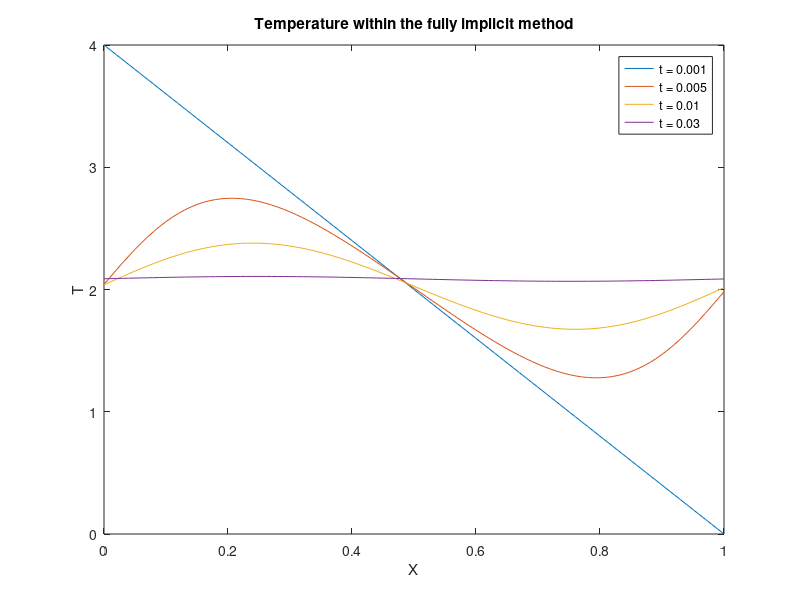

The MATLAB script that drew this image:
% Matlab Program 6: Heat Diffusion in one dimensional wire within the Fully
% Implicit Method
clear;
% Parameters to define the heat equation and the range in space and time
L = 1.; % Lenth of the wire
T =1.; % Final time
% Parameters needed to solve the equation within the fully implicit method
maxk = 1000; % Number of time steps
dt = 0.001;
n = 100; % Number of space steps
dx = 0.01;
cond = 4.; % Conductivity
b = cond*dt/(dx*dx); % Parameter of the method
% Initial temperature of the wire: a sinus.
for i = 1:(L/dx)+1
x(i) =(i-1)*dx;
u(i,1) =4-4*x(i);
end
% Temperature at the boundary (T=0)
for k=1:(T/dt)
time(k) = (k-1)*dt;
end
aa(1:n)=-b;
bb(1:n+1)=1.+2.*b;
cc(1:n)=-b;
M = diag(bb,0)+diag(aa,-1)+diag(cc,1);
M(1,n+1) = -b; M(n+1,1) = -b;
MM=inv(M);
% Implementation of the implicit method
for k=2:maxk % Time Loop
uu=u(1:n+1,k-1)+dt*(2*x(i)+1);
u(1:n+1,k)=MM*uu;
end
% Graphical representation of the temperature at different selected times
figure(1)
plot(x,u(:,1),'-',x,u(:,5),'-',x,u(:,10),'-',x,u(:,30),'-')
legend('t = 0.001','t = 0.005','t = 0.01','t = 0.03');
title('Temperature within the fully implicit method')
xlabel('X')
ylabel('T')
